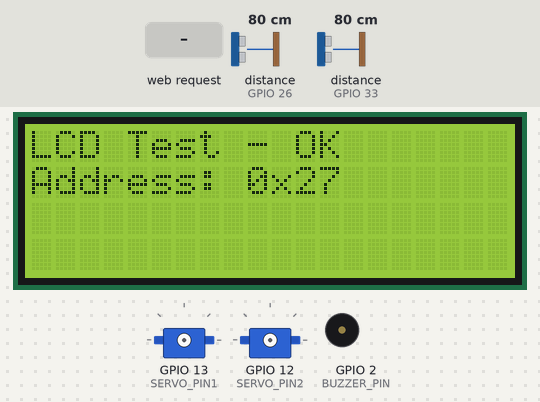
This sketch was run on a simulated ESP32. On the bench: 20×4 character LCD, 2 × servo, buzzer (waves = sounding, pin HIGH). Wiring (inferred from the names in the program): 2 × ultrasonic range finder: trigger GPIO 25, echo GPIO 26 / trigger GPIO 32, echo GPIO 33; 4 × IR receiver: data GPIO 16 / data GPIO 17 / data GPIO 34 / data GPIO 35. The inputs (shaded band) are chosen by the test bench; at power-on: distance to the obstacle (sensors on GPIO 26, GPIO 33) 80 cm. The echo pulse lasts 58.3 µs per cm; WiFi joins after 1.5 s; servers stay silent unless stated; pins used as bus, display or sensor lines are not drawn; what the sketch prints to the serial monitor is not drawn.

Above: at 1.4 s.
At 9.3 s:
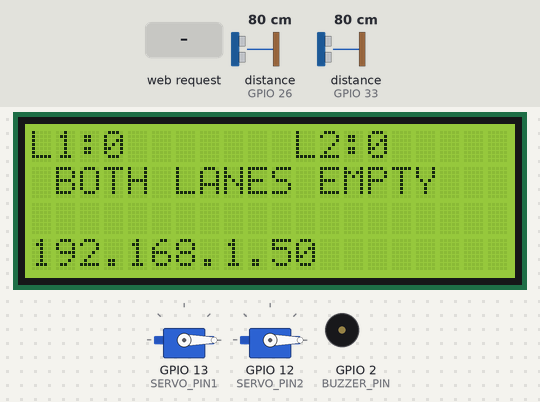
9.4 s: HTTP request GET /set_ev?lane=1 received
At 10.8 s:
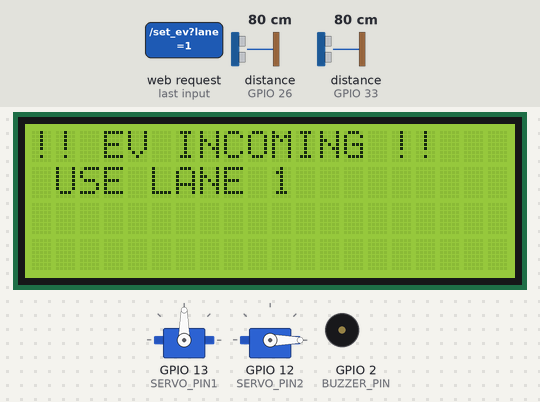
11.1 s: HTTP request GET /set_ev?lane=2 received
At 12.3 s:
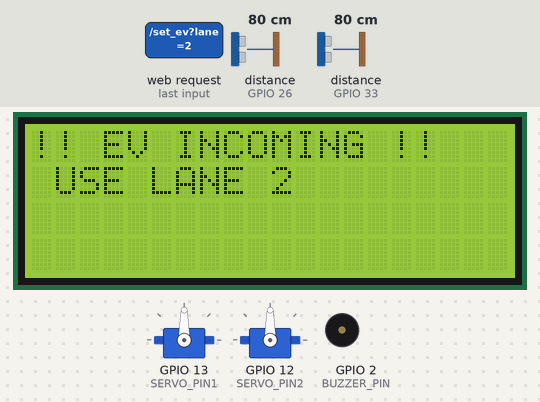
18.9 s: HTTP request GET /set_ev?lane=1 received
At 19.07 s:
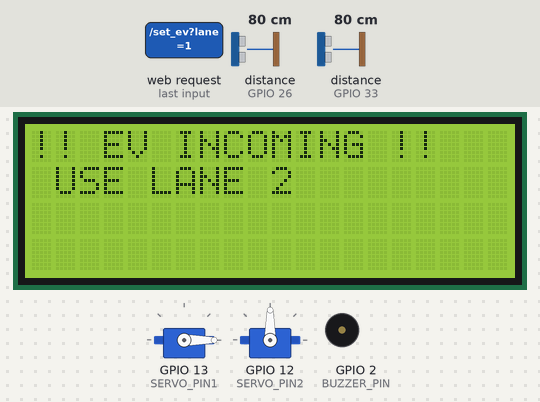
Timing chart, 0 to 21.9 s (numbered marks = the images above; inputs shaded):
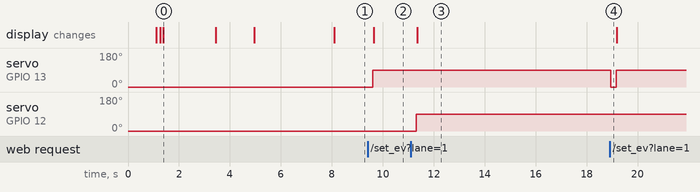

The sketch:

toll_system.ino
```cpp
#include <SPI.h>
#include <MFRC522.h>
#include <ESP32Servo.h>
#include <Wire.h>
#include <LiquidCrystal_I2C.h>
#include <WiFi.h>
#include <WebServer.h>

// ==================== WI-FI CONFIGURATION ====================
const char* ssid = "shar";
const char* password = "ramramji";

WebServer server(80);

// ==================== LCD FIXES ====================
// Try different I2C addresses and pins
#define LCD_SDA 21  // Changed to GPIO 21 (commonly used for SDA)
#define LCD_SCL 22  // Changed to GPIO 22 (commonly used for SCL)

// Try both common I2C addresses
LiquidCrystal_I2C lcd(0x27, 20, 4);  // First try 0x27
// LiquidCrystal_I2C lcd(0x3F, 20, 4);  // If not working, try 0x3F

// ==================== HARDWARE CONFIG ====================
// --- LANE 1 PINS ---
const int trigPin1 = 25; const int echoPin1 = 26;
const int START_IR_PIN1 = 16; const int END_IR_PIN1 = 17;
#define SS_PIN1 5
#define RST_PIN1 4
const int SERVO_PIN1 = 13;
Servo gateServo1;

// --- LANE 2 PINS ---
const int trigPin2 = 32; const int echoPin2 = 33;
const int START_IR_PIN2 = 34; const int END_IR_PIN2 = 35;
#define SS_PIN2 21
#define RST_PIN2 22
const int SERVO_PIN2 = 12;
Servo gateServo2;

const int BUZZER_PIN = 2;

// ==================== CALIBRATION ====================
const float ROOF_HEIGHT_CM = 21.0;
const float MIN_VEHICLE_HEIGHT_CM = 3.0;
const float CAR_MAX_HEIGHT_CM = 8.5;

const int BALANCE_BLOCK = 1;
MFRC522::MIFARE_Key key;

MFRC522 mfrc522_1(SS_PIN1, RST_PIN1);
MFRC522 mfrc522_2(SS_PIN2, RST_PIN2);

long TOLL_FARE_CENTS = 500;
long AUTO_TOP_UP = 1000;
const unsigned long TAILGATE_WINDOW_MS = 3000;
const unsigned long GATE_OPEN_DURATION = 5000;

// ==================== VARIABLES ====================
bool evMode1 = false;
bool evMode2 = false;

// Lane 1 Variables
int vehiclesInLane1 = 0;
bool startSensorPrevState1 = HIGH;
bool endSensorPrevState1 = HIGH;
unsigned long vehicleExitTime1 = 0;
unsigned long lastVehicleClassification1 = 0;
unsigned long lastRFIDCheck1 = 0;
bool vehicleDetected1 = false;
String currentVehicleType1 = "None";
float currentVehicleHeight1 = 0;
bool gateOpen1 = false;
unsigned long gateOpenTime1 = 0;
float currentFare1 = 0.0;
String lane1Message = "System Ready";

// Lane 2 Variables
int vehiclesInLane2 = 0;
bool startSensorPrevState2 = HIGH;
bool endSensorPrevState2 = HIGH;
unsigned long vehicleExitTime2 = 0;
unsigned long lastVehicleClassification2 = 0;
unsigned long lastRFIDCheck2 = 0;
bool vehicleDetected2 = false;
String currentVehicleType2 = "None";
float currentVehicleHeight2 = 0;
bool gateOpen2 = false;
unsigned long gateOpenTime2 = 0;
float currentFare2 = 0.0;
String lane2Message = "System Ready";

bool lcdNeedsUpdate = true;
bool lcdInitialized = false;

// ==================== LCD INITIALIZATION FUNCTION ====================
void initializeLCD() {
  Serial.println("Initializing LCD...");

  // Initialize I2C with new pins
  Wire.begin(LCD_SDA, LCD_SCL);
  delay(100);

  // Try to initialize LCD
  lcd.init();
  delay(100);

  // Turn on backlight
  lcd.backlight();
  delay(100);

  // Test display
  lcd.clear();
  lcd.setCursor(0, 0);
  lcd.print("LCD Test - OK");
  lcd.setCursor(0, 1);
  lcd.print("Address: 0x27");

  Serial.println("LCD initialized successfully");
  lcdInitialized = true;
  delay(2000);
}

// ==================== SETUP ====================
void setup() {
  Serial.begin(115200);
  delay(1000);
  Serial.println("System Starting...");

  // --- LCD INITIALIZATION WITH ERROR HANDLING ---
  initializeLCD();

  // If LCD didn't initialize, try alternative address
  if (!lcdInitialized) {
    Serial.println("Trying alternative LCD address 0x3F...");
    LiquidCrystal_I2C lcd(0x3F, 20, 4); // Change address
    initializeLCD();
  }

  if (lcdInitialized) {
    lcd.clear();
    lcd.setCursor(0, 0);
    lcd.print("SYSTEM STARTING...");
  }

  // --- SERVOS ---
  gateServo1.setPeriodHertz(50);
  gateServo1.attach(SERVO_PIN1, 500, 2400);
  gateServo1.write(0);

  gateServo2.setPeriodHertz(50);
  gateServo2.attach(SERVO_PIN2, 500, 2400);
  gateServo2.write(0);

  // --- WIFI ---
  if (lcdInitialized) {
    lcd.clear();
    lcd.setCursor(0, 0);
    lcd.print("CONNECTING WIFI...");
  }

  WiFi.begin(ssid, password);
  while (WiFi.status() != WL_CONNECTED) {
    delay(500);
    Serial.print(".");
  }

  if (lcdInitialized) {
    lcd.clear();
    lcd.setCursor(0, 0);
    lcd.print("IP ADDRESS:");
    lcd.setCursor(0, 1);
    lcd.print(WiFi.localIP());
  }
  delay(3000);

  // --- WEB SERVER ---
  server.on("/", HTTP_GET, []() { server.send(200, "text/plain", "Toll Plaza API Online"); });
  server.on("/data", HTTP_GET, handleData);
  server.on("/set_ev", HTTP_GET, handleEVRequest);
  server.begin();

  // --- PINS ---
  pinMode(trigPin1, OUTPUT); pinMode(echoPin1, INPUT);
  pinMode(START_IR_PIN1, INPUT_PULLUP); pinMode(END_IR_PIN1, INPUT_PULLUP);

  pinMode(trigPin2, OUTPUT); pinMode(echoPin2, INPUT);
  pinMode(START_IR_PIN2, INPUT_PULLUP); pinMode(END_IR_PIN2, INPUT_PULLUP);

  pinMode(BUZZER_PIN, OUTPUT); digitalWrite(BUZZER_PIN, LOW);

  // --- RFID ---
  SPI.begin();
  mfrc522_1.PCD_Init(); mfrc522_1.PCD_SetAntennaGain(mfrc522_1.RxGain_max);
  mfrc522_2.PCD_Init(); mfrc522_2.PCD_SetAntennaGain(mfrc522_2.RxGain_max);

  for (byte i = 0; i < 6; i++) key.keyByte[i] = 0xFF;

  // Init Sensor States
  startSensorPrevState1 = digitalRead(START_IR_PIN1);
  endSensorPrevState1 = digitalRead(END_IR_PIN1);
  startSensorPrevState2 = digitalRead(START_IR_PIN2);
  endSensorPrevState2 = digitalRead(END_IR_PIN2);

  updateLaneSuggestion();
}

// ==================== GATE LOGIC ====================
void openGate1() { gateServo1.write(90); gateOpen1 = true; gateOpenTime1 = millis(); Serial.println("L1: OPEN"); }
void closeGate1() { gateServo1.write(0); gateOpen1 = false; Serial.println("L1: CLOSED"); }
void openGate2() { gateServo2.write(90); gateOpen2 = true; gateOpenTime2 = millis(); Serial.println("L2: OPEN"); }
void closeGate2() { gateServo2.write(0); gateOpen2 = false; Serial.println("L2: CLOSED"); }

void manageGates() {
  if (!evMode1) {
    if (gateOpen1 && (millis() - gateOpenTime1 > GATE_OPEN_DURATION)) closeGate1();
  }
  if (!evMode2) {
    if (gateOpen2 && (millis() - gateOpenTime2 > GATE_OPEN_DURATION)) closeGate2();
  }
}

// ==================== WEB HANDLERS ====================
void handleEVRequest() {
  server.sendHeader("Access-Control-Allow-Origin", "*");

  if (server.hasArg("lane")) {
    String lane = server.arg("lane");
    if (lane == "1") {
       evMode1 = true;
       lane1Message = "!!! EV INCOMING !!!";
       closeGate1(); delay(200); openGate1();
    }
    else if (lane == "2") {
       evMode2 = true;
       lane2Message = "!!! EV INCOMING !!!";
       closeGate2(); delay(200); openGate2();
    }
    if (lcdInitialized) {
      lcd.clear();
      lcd.setCursor(0, 0); lcd.print("!! EV INCOMING !!");
      lcd.setCursor(0, 1); lcd.print(lane == "1" ? " USE LANE 1 " : " USE LANE 2 ");
    }
    lcdNeedsUpdate = false;
  }
  server.send(200, "text/plain", "EV Mode Activated");
}

void handleData() {
  server.sendHeader("Access-Control-Allow-Origin", "*");
  String json = "{";
  json += "\"ev_mode_l1\":" + String(evMode1 ? "true" : "false") + ",";
  json += "\"ev_mode_l2\":" + String(evMode2 ? "true" : "false") + ",";

  json += "\"l1_count\":" + String(vehiclesInLane1) + ",";
  json += "\"l1_type\":\"" + currentVehicleType1 + "\",";
  json += "\"l1_fare\":" + String(currentFare1) + ",";
  json += "\"l1_gate\":" + String(gateOpen1 ? "true" : "false") + ",";
  json += "\"l1_msg\":\"" + lane1Message + "\",";

  json += "\"l2_count\":" + String(vehiclesInLane2) + ",";
  json += "\"l2_type\":\"" + currentVehicleType2 + "\",";
  json += "\"l2_fare\":" + String(currentFare2) + ",";
  json += "\"l2_gate\":" + String(gateOpen2 ? "true" : "false") + ",";
  json += "\"l2_msg\":\"" + lane2Message + "\"";
  json += "}";
  server.send(200, "application/json", json);
}

// ==================== LCD & LOGIC ====================
void updateLaneSuggestion() {
  if (!lcdInitialized) return;
  if (evMode1 || evMode2) return;

  lcd.clear();
  lcd.setCursor(0, 0); lcd.print("L1:"); lcd.print(vehiclesInLane1);
  lcd.setCursor(11, 0); lcd.print("L2:"); lcd.print(vehiclesInLane2);
  lcd.setCursor(0, 3); lcd.print(WiFi.localIP());

  lcd.setCursor(0, 1);
  if (vehiclesInLane1 == 0 && vehiclesInLane2 == 0) lcd.print(" BOTH LANES EMPTY ");
  else if (vehiclesInLane1 == vehiclesInLane2) lcd.print(" BOTH LANES EQUAL ");
  else if (vehiclesInLane1 < vehiclesInLane2) lcd.print(" >> GO TO LANE 1 << ");
  else lcd.print(" >> GO TO LANE 2 << ");

  lcdNeedsUpdate = false;
}

void updateFareDisplay1(String type) {
  if (type == "CAR") currentFare1 = 5.00;
  else if (type == "TRUCK") currentFare1 = 10.00;
  else currentFare1 = 0.00;
}

void updateFareDisplay2(String type) {
  if (type == "CAR") currentFare2 = 5.00;
  else if (type == "TRUCK") currentFare2 = 10.00;
  else currentFare2 = 0.00;
}

float getDistance(int trigPin, int echoPin) {
  digitalWrite(trigPin, LOW); delayMicroseconds(2);
  digitalWrite(trigPin, HIGH); delayMicroseconds(10); digitalWrite(trigPin, LOW);
  long duration = pulseIn(echoPin, HIGH, 30000);
  if (duration == 0) return -1;
  return duration * 0.0343 / 2;
}

String classifyVehicle(float height) {
  if (height < MIN_VEHICLE_HEIGHT_CM) return "No Vehicle";
  else if (height <= CAR_MAX_HEIGHT_CM) return "CAR";
  else return "TRUCK";
}

void performVehicleClassification1() {
  if (millis() - lastVehicleClassification1 < 1500) return;
  float d = getDistance(trigPin1, echoPin1); if (d < 0) return;
  float h = ROOF_HEIGHT_CM - d; String t = classifyVehicle(h);
  if (t != "No Vehicle") {
    currentVehicleHeight1 = h; currentVehicleType1 = t; vehicleDetected1 = true;
    updateFareDisplay1(t);
    lane1Message = "Detected: " + t;
    Serial.println("L1: " + lane1Message);
    if (t == "CAR") TOLL_FARE_CENTS = 500; else TOLL_FARE_CENTS = 1000;
  }
  lastVehicleClassification1 = millis();
}

void performVehicleClassification2() {
  if (millis() - lastVehicleClassification2 < 1500) return;
  float d = getDistance(trigPin2, echoPin2); if (d < 0) return;
  float h = ROOF_HEIGHT_CM - d; String t = classifyVehicle(h);
  if (t != "No Vehicle") {
    currentVehicleHeight2 = h; currentVehicleType2 = t; vehicleDetected2 = true;
    updateFareDisplay2(t);
    lane2Message = "Detected: " + t;
    Serial.println("L2: " + lane2Message);
    if (t == "CAR") TOLL_FARE_CENTS = 500; else TOLL_FARE_CENTS = 1000;
  }
  lastVehicleClassification2 = millis();
}

// ==================== LANE MONITORING ====================
void monitorLane1() {
  bool startState = digitalRead(START_IR_PIN1);
  bool endState = digitalRead(END_IR_PIN1);

  if (startSensorPrevState1 == HIGH && startState == LOW) {
    vehiclesInLane1++; lcdNeedsUpdate = true; vehicleDetected1 = false;
    lane1Message = "Entered Lane 1";
  }
  if (endSensorPrevState1 == HIGH && endState == LOW) {
    if (evMode1) {
       evMode1 = false; closeGate1(); lane1Message = "EV Passed. Reset."; lcdNeedsUpdate = true;
    }
    else if ((millis() - vehicleExitTime1 < TAILGATE_WINDOW_MS) && (vehicleExitTime1 != 0)) {
      soundAlarm(); lane1Message = "!!! TAILGATING !!!";
    } else {
      lane1Message = "Exited";
    }
    if (vehiclesInLane1 > 0) { vehiclesInLane1--; vehicleExitTime1 = millis(); lcdNeedsUpdate = true; }
    vehicleDetected1 = false; currentVehicleType1 = "None"; currentFare1 = 0.00;
  }
  startSensorPrevState1 = startState; endSensorPrevState1 = endState;
}

void monitorLane2() {
  bool startState = digitalRead(START_IR_PIN2);
  bool endState = digitalRead(END_IR_PIN2);

  if (startSensorPrevState2 == HIGH && startState == LOW) {
    vehiclesInLane2++; lcdNeedsUpdate = true; vehicleDetected2 = false;
    lane2Message = "Entered Lane 2";
  }
  if (endSensorPrevState2 == HIGH && endState == LOW) {
    if (evMode2) {
       evMode2 = false; closeGate2(); lane2Message = "EV Passed. Reset."; lcdNeedsUpdate = true;
    }
    else if ((millis() - vehicleExitTime2 < TAILGATE_WINDOW_MS) && (vehicleExitTime2 != 0)) {
      soundAlarm(); lane2Message = "!!! TAILGATING !!!";
    } else {
      lane2Message = "Exited";
    }
    if (vehiclesInLane2 > 0) { vehiclesInLane2--; vehicleExitTime2 = millis(); lcdNeedsUpdate = true; }
    vehicleDetected2 = false; currentVehicleType2 = "None"; currentFare2 = 0.00;
  }
  startSensorPrevState2 = startState; endSensorPrevState2 = endState;
}

// ==================== RFID LOGIC ====================
void soundAlarm() { for(int i=0;i<3;i++){digitalWrite(BUZZER_PIN,HIGH);delay(100);digitalWrite(BUZZER_PIN,LOW);delay(100);}}
void soundSuccessBeep() { for(int i=0;i<2;i++){digitalWrite(BUZZER_PIN,HIGH);delay(200);digitalWrite(BUZZER_PIN,LOW);delay(100);}}
long bytesToLong(byte *data) { return (long)data[0] | (long)data[1] << 8 | (long)data[2] << 16 | (long)data[3] << 24; }
void longToBytes(long value, byte *data) { data[0] = (byte)(value & 0xFF); data[1] = (byte)((value >> 8) & 0xFF); data[2] = (byte)((value >> 16) & 0xFF); data[3] = (byte)((value >> 24) & 0xFF); }

bool processRFIDTransaction(MFRC522 &mfrc522, int laneNumber) {
  if (!mfrc522.PICC_IsNewCardPresent() || !mfrc522.PICC_ReadCardSerial()) return false;

  if ((laneNumber == 1 && evMode1) || (laneNumber == 2 && evMode2)) {
    Serial.println("Lane " + String(laneNumber) + ": Payment Skipped (EV Mode)");
    return false;
  }

  MFRC522::StatusCode status = mfrc522.PCD_Authenticate(MFRC522::PICC_CMD_MF_AUTH_KEY_A, BALANCE_BLOCK, &key, &(mfrc522.uid));
  if (status != MFRC522::STATUS_OK) { mfrc522.PICC_HaltA(); return false; }

  byte buffer[18]; byte size = sizeof(buffer);
  status = mfrc522.MIFARE_Read(BALANCE_BLOCK, buffer, &size);
  if (status != MFRC522::STATUS_OK) { mfrc522.PICC_HaltA(); return false; }

  long currentBalance = bytesToLong(buffer);
  if (currentBalance > 10000000 || currentBalance < 0) currentBalance = 0;

  long fareToDeduct = 0;
  if(laneNumber == 1) {
    if(currentVehicleType1 == "CAR") fareToDeduct = 500; else fareToDeduct = 1000;
  } else {
    if(currentVehicleType2 == "CAR") fareToDeduct = 500; else fareToDeduct = 1000;
  }

  if (currentBalance < fareToDeduct) {
    long newBalance = AUTO_TOP_UP;
    byte writeData[16]; longToBytes(newBalance, writeData); for(int i=4;i<16;i++) writeData[i]=0;
    mfrc522.MIFARE_Write(BALANCE_BLOCK, writeData, 16);
    currentBalance = newBalance;
  }

  long newBalance = currentBalance - fareToDeduct;
  byte writeData[16]; longToBytes(newBalance, writeData); for(int i=4;i<16;i++) writeData[i]=0;
  status = mfrc522.MIFARE_Write(BALANCE_BLOCK, writeData, 16);

  if (status == MFRC522::STATUS_OK) {
    String msg = "Paid. Bal: " + String(newBalance/100.0);
    if (laneNumber == 1) { openGate1(); lane1Message = msg; }
    else { openGate2(); lane2Message = msg; }
    soundSuccessBeep(); mfrc522.PICC_HaltA(); mfrc522.PCD_StopCrypto1(); return true;
  }
  mfrc522.PICC_HaltA(); mfrc522.PCD_StopCrypto1(); return false;
}

void loop() {
  server.handleClient();
  performVehicleClassification1(); performVehicleClassification2();
  monitorLane1(); monitorLane2();

  if (millis() - lastRFIDCheck1 > 50) { processRFIDTransaction(mfrc522_1, 1); lastRFIDCheck1 = millis(); }
  if (millis() - lastRFIDCheck2 > 50) { processRFIDTransaction(mfrc522_2, 2); lastRFIDCheck2 = millis(); }

  manageGates();
  if (lcdNeedsUpdate && lcdInitialized) updateLaneSuggestion();
  delay(10);
}
```

Measured:
- after the input at 9.4 s, servo on GPIO 13 (SERVO_PIN1): 0° → 90° after 0.20 s; the display: changes after 0.24 s (image 2)
- after the input at 11.1 s, servo on GPIO 12 (SERVO_PIN2): 0° → 90° after 0.20 s; the display: changes after 0.24 s (image 3)
- after the input at 18.9 s, servo on GPIO 13 (SERVO_PIN1): 90° → 0° after 0.06 s, → 90° 0.20 s later
- what the display in image 0 shows lasts 2.0 s, from 1.4 s to 3.4 s
